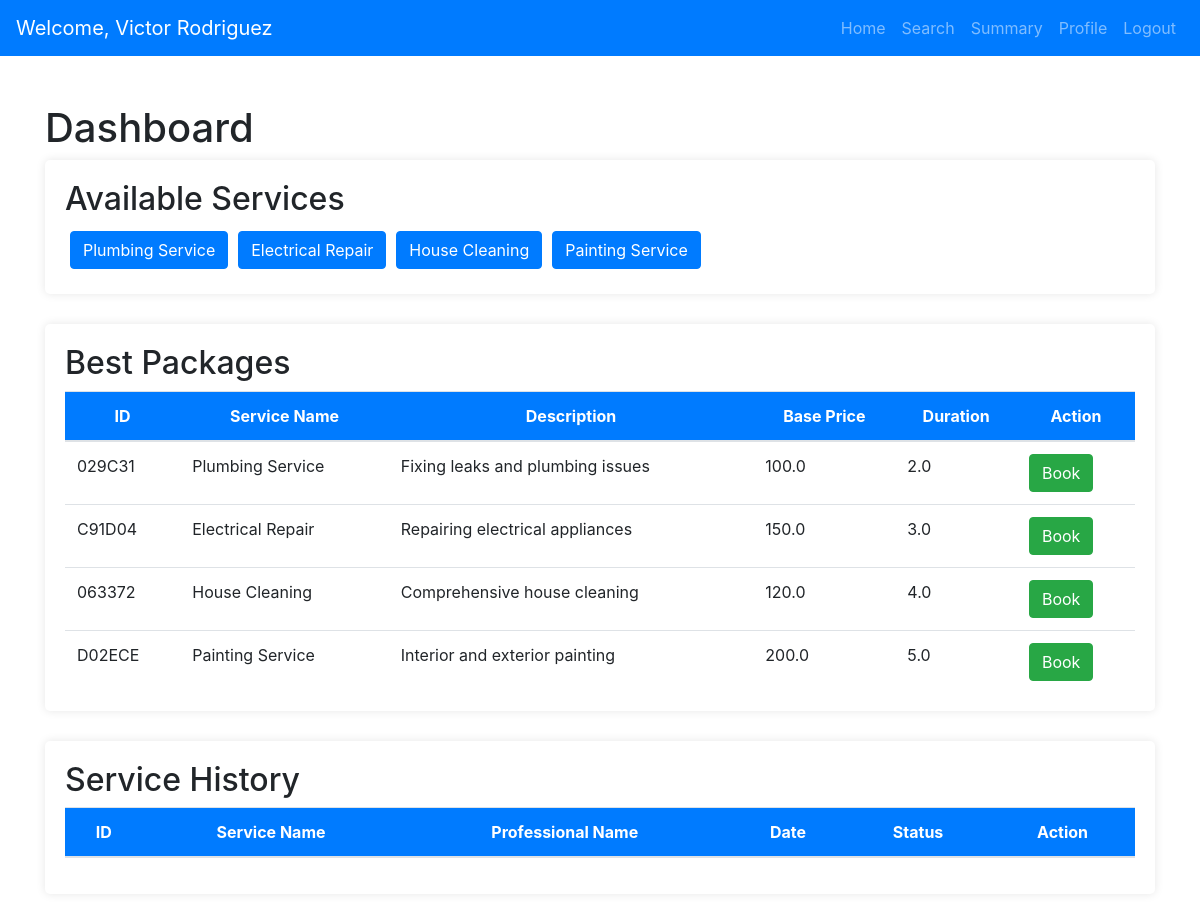
Page /customer_dashboard (signed in) on the committed database.
### models.py (models this page shows, shortened)
class User(db.Model, UserMixin):
    __tablename__ = 'users'
    id = db.Column(db.String(6), primary_key=True, default=generate_unique_id, unique=True)
    name = db.Column(db.String(150), nullable=False)
    email = db.Column(db.String(150), unique=True, nullable=False)
    _password = db.Column("password", db.String(500), nullable=False)
    address = db.Column(db.String(300), nullable=True)
    pincode = db.Column(db.String(10), nullable=True)
    phone_number = db.Column(db.String(15), nullable=True)
    role = db.Column(db.String(50), nullable=False)
    __mapper_args__ = {
    'polymorphic_identity': 'user',
    'polymorphic_on': role,
    }
    @property
    def password(self):
        raise AttributeError("Password is not readable!")
    @password.setter
    def password(self, password):
        self._password = generate_password_hash(password, method="pbkdf2:sha256")

class Service(db.Model):
    __tablename__ = 'services'
    id = db.Column(db.String(6), primary_key=True, default=generate_unique_id, unique=True)
    service_name = db.Column(db.String(100), nullable=False)
    service_description = db.Column(db.Text, nullable=True)
    price = db.Column(db.Float, nullable=False)
    duration = db.Column(db.Float, nullable=True)
    requests = db.relationship('Request', back_populates='service', lazy=True, passive_deletes=True)

### app.py (the view)
@app.route('/customer_dashboard', methods=['GET', 'POST'])
@login_required
def customer_dashboard():
    if current_user.status == 'blocked':
        flash('Your account is blocked. Please contact support.', 'warning')
        return redirect(url_for('blocked_user_page'))
    customer_id = session.get('user_id')
    customer = User.query.get(customer_id)
    if not customer:
        flash('Customer not found.', 'danger')
        return redirect(url_for('login'))
    available_services = Service.query.all()
    selected_service_name = request.args.get('service_name', None)
    if selected_service_name:
        best_packages = Service.query.filter_by(service_name=selected_service_name).all()
    else:
        best_packages = Service.query.all()
    service_history = Request.query.filter_by(customer_id=customer_id).order_by(Request.request_date.desc()).all()
    return render_template(
        'customer/customer_dashboard.html',
        customer=customer,
        available_services=available_services,
        best_packages=best_packages,
        service_history=service_history,
        selected_service_name=selected_service_name,
        request=request
    )

### app.py (called while the page is built)
@login_manager.user_loader
def load_user(user_id):
    return User.query.get(user_id)

### templates/customer/customer_dashboard.html (shortened to what this page needs)
<!DOCTYPE html>
<html lang="en">
<head>
    <link href="https://stackpath.bootstrapcdn.com/bootstrap/4.5.2/css/bootstrap.min.css" rel="stylesheet">
</head>
<body>
    {% extends 'base.html' %}
    {% block navbar %}
        {% include 'navbars/customer_navbar.html' %}
    {% endblock %}
    {% block content %}
    <div class="container mt-5">
        <h1>Dashboard</h1>
        <div class="container-box">
            <h2>Available Services</h2>
            <div class="d-flex flex-wrap">
                {% for service in available_services %}
                <a href="{{ url_for('customer_dashboard', service_name=service.service_name) }}" class="btn btn-primary btn-service">
                    {{ service.service_name }}
                </a>
                {% endfor %}
            </div>
        </div>
        <div class="container-box">
            <h2>Best Packages {% if selected_service_name %} - {{ selected_service_name }} {% endif %}</h2>
            <div class="table-container">
                <table class="table table-hover">
                    <thead>
                        <tr>
                            <th>ID</th>
                            <th>Service Name</th>
                            <th>Description</th>
                            <th>Base Price</th>
                            <th>Duration</th>
                            <th>Action</th>
                        </tr>
                    </thead>
                    <tbody>
                        {% for service in best_packages %}
                        <tr>
                            <td>{{ service.id }}</td>
                            <td>{{ service.service_name }}</td>
                            <td>{{ service.service_description }}</td>
                            <td>{{ service.price }}</td>
                            <td>{{ service.duration }}</td>
                            <td>
                                <button type="button" class="btn btn-success" data-toggle="modal" data-target="#bookServiceModal"
                                        data-service-id="{{ service.id }}" data-service-name="{{ service.service_name }}"
                                        data-description="{{ service.service_description }}" data-base-price="{{ service.price }}"
                                        data-duration="{{ service.duration }}">
                                    Book
                                </button>
                            </td>
                        </tr>
                        {% endfor %}
                    </tbody>
                </table>
            </div>
        </div>
        <div class="container-box">
            <h2>Service History</h2>
            <div class="table-container">
                <table class="table table-hover">
                    <thead>
                        <tr>
                            <th>ID</th>
                            <th>Service Name</th>
                            <th>Professional Name</th>
                            <th>Date</th>
                            <th>Status</th>
                            <th>Action</th>
                        </tr>
                    </thead>
                </table>
            </div>
        </div>
    </div>
    {% include 'customer/book_service.html' %}
    {% include 'customer/review.html' %}
    {% endblock %}

### templates/navbars/customer_navbar.html (shortened to what this page needs)
<!DOCTYPE html>
<html lang="en">
<head>
    <link href="https://stackpath.bootstrapcdn.com/bootstrap/4.5.2/css/bootstrap.min.css" rel="stylesheet">
</head>
<body>
    <nav class="navbar navbar-expand-lg navbar-dark bg-primary">
        <a class="navbar-brand" href="{{ url_for('customer_dashboard') }}">Welcome, {{ customer.name }}</a>
        <div class="collapse navbar-collapse" id="navbarNav">
            <ul class="navbar-nav ml-auto">
                <li class="nav-item"><a class="nav-link" href="{{ url_for('customer_dashboard') }}">Home</a></li>
              <li class="nav-item"><a class="nav-link" href="{{ url_for('customer_search') }}">Search</a></li>
              <li class="nav-item"><a class="nav-link" href="{{ url_for('customer_summary') }}">Summary</a></li>
              <li class="nav-item"><a class="nav-link" href="{{ url_for('customer_profile') }}">Profile</a>
              </li>
              <li class="nav-item"><a class="nav-link" href="{{ url_for('logout') }}">Logout</a></li>
            </ul>
        </div>
    </nav>
</body>
</html>

### templates/customer/customer_dashboard.html (style rules this page uses)
body { font-family: Arial, sans-serif; background-color: #f7f8fc; }
.container-box { background-color: #ffffff; padding: 20px; border-radius: 5px; box-shadow: 0 0 10px rgba(0, 0, 0, 0.1); margin-bottom: 30px; }
.btn-service { font-size: 16px; margin: 5px; padding: 10px 20px; border-radius: 5px; }
.table-container { overflow-y: auto; max-height: 300px; }
table th { background-color: #007bff !important; color: white !important; position: sticky; top: 0; z-index: 2; text-align: center; }

### templates/customer/book_service.html (style rules this page uses)
.btn-primary { background-color: #007bff; border-color: #007bff; }

### rows in the picture
User: name "Victor Rodriguez"
Service: service_name "Plumbing Service", id "029C31", service_description "Fixing leaks and plumbing issues", price "100.0", duration "2.0"
Service: service_name "Electrical Repair", id "C91D04", service_description "Repairing electrical appliances", price "150.0", duration "3.0"
Service: service_name "House Cleaning", id "063372", service_description "Comprehensive house cleaning", price "120.0", duration "4.0"
Service: service_name "Painting Service", id "D02ECE", service_description "Interior and exterior painting", price "200.0", duration "5.0"
